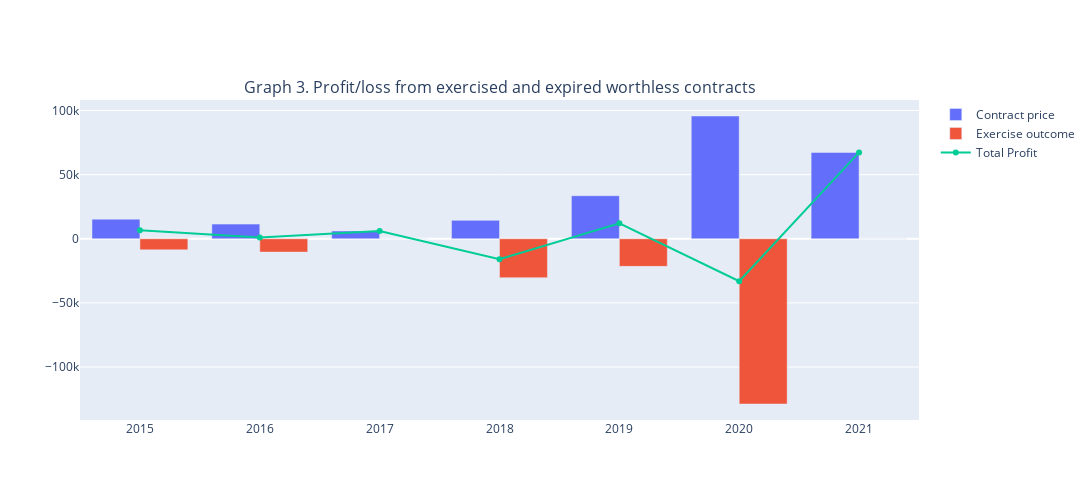

Here is the notebook cell this chart was saved with:
### Markdown cell above
Further we look at the total profits and the ones attributed to Contract price and Exercise outcome components on an annual basis.

### Code cell
# create a dataframe of profits from Contract price and Exercise outcome gouped by year
newdf = transaction.groupby(by = ['Year'])['Contract price','Exercise outcome', 'Total Profit/Loss' ].sum().reset_index()

# plot the dataframe
fig = make_subplots(subplot_titles = ['Graph 3. Profit/loss from exercised and expired worthless contracts'])
fig.add_trace(go.Bar(x=newdf['Year'], y=newdf['Contract price'], name = 'Contract price'))
fig.add_trace(go.Bar(x=newdf['Year'], y=newdf['Exercise outcome'], name = 'Exercise outcome'))
fig.add_trace(go.Line(x=newdf['Year'], y=newdf['Total Profit/Loss'], name = 'Total Profit'))

fig.update_layout(height=500, width=1100)
fig.show()

### Figure 1 — Plotly figure (JSON) as saved in the notebook; plotly's stock layout.template omitted (floating-point values rounded to 4 significant figures)
{"data": [{"name": "Contract price", "type": "bar", "x": [2015, 2016, 2017, 2018, 2019, 2020, 2021], "y": [15305, 11418, 6075, 14366, 33532, 95713, 67323]}, {"name": "Exercise outcome", "type": "bar", "x": [2015, 2016, 2017, 2018, 2019, 2020, 2021], "y": [-8636.0, -10390.0, 0, -30340.0, -21510.0, -128800.0, 0]}, {"name": "Total Profit", "type": "scatter", "x": [2015, 2016, 2017, 2018, 2019, 2020, 2021], "y": [6669.0, 1026.0, 6075, -15980.0, 12020.0, -33110.0, 67323]}], "layout": {"annotations": [{"font": {"size": 16}, "showarrow": false, "text": "Graph 3. Profit/loss from exercised and expired worthless contracts", "x": 0.5, "xanchor": "center", "xref": "paper", "y": 1, "yanchor": "bottom", "yref": "paper"}], "height": 500, "width": 1100, "xaxis": {"anchor": "y", "autorange": true, "domain": [0, 1], "range": [2014.0, 2022.0], "type": "linear"}, "yaxis": {"anchor": "x", "autorange": true, "domain": [0, 1], "range": [-141300.0, 108200.0], "type": "linear"}}}
